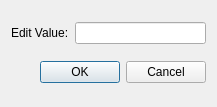
<?xml version="1.0" encoding="UTF-8"?>
<ui version="4.0">
 <class>EditCell</class>
 <widget class="QDialog" name="EditCell">
  <property name="geometry">
   <rect>
    <x>0</x>
    <y>0</y>
    <width>217</width>
    <height>107</height>
   </rect>
  </property>
  <property name="windowTitle">
   <string>Dialog</string>
  </property>
  <layout class="QGridLayout" name="gridLayout">
   <item row="0" column="0">
    <widget class="QLabel" name="label">
     <property name="text">
      <string>Edit Value:</string>
     </property>
    </widget>
   </item>
   <item row="0" column="1">
    <widget class="QLineEdit" name="lineEdit"/>
   </item>
   <item row="1" column="0" colspan="2">
    <widget class="QDialogButtonBox" name="buttonBox">
     <property name="orientation">
      <enum>Qt::Horizontal</enum>
     </property>
     <property name="standardButtons">
      <set>QDialogButtonBox::Cancel|QDialogButtonBox::Ok</set>
     </property>
    </widget>
   </item>
  </layout>
 </widget>
 <resources/>
 <connections>
  <connection>
   <sender>buttonBox</sender>
   <signal>accepted()</signal>
   <receiver>EditCell</receiver>
   <slot>accept()</slot>
   <hints>
    <hint type="sourcelabel">
     <x>248</x>
     <y>254</y>
    </hint>
    <hint type="destinationlabel">
     <x>157</x>
     <y>274</y>
    </hint>
   </hints>
  </connection>
  <connection>
   <sender>buttonBox</sender>
   <signal>rejected()</signal>
   <receiver>EditCell</receiver>
   <slot>reject()</slot>
   <hints>
    <hint type="sourcelabel">
     <x>316</x>
     <y>260</y>
    </hint>
    <hint type="destinationlabel">
     <x>286</x>
     <y>274</y>
    </hint>
   </hints>
  </connection>
 </connections>
</ui>
